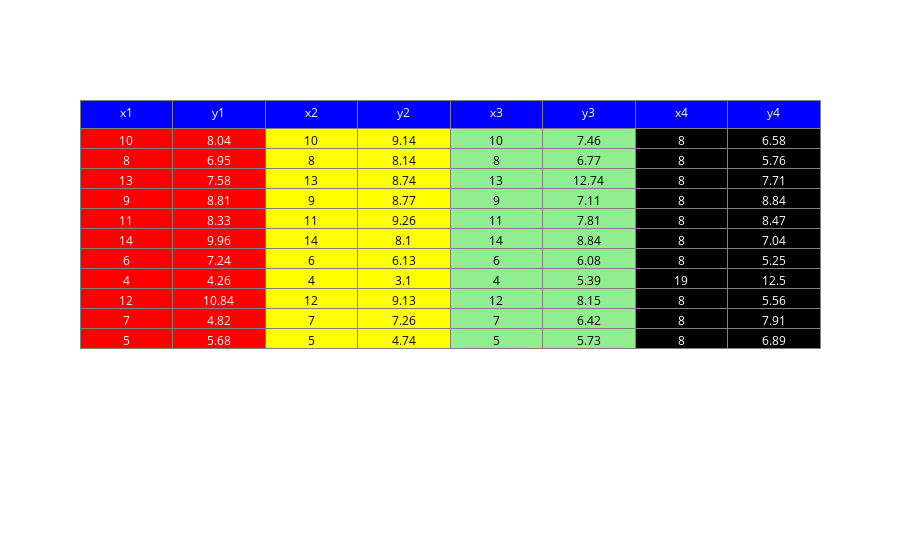

Notebook cell for this chart:
### Markdown cell above
However, the table above is looks too plain and can be made much more interesting looking. Now, it is obvious to us that the the quartets are x1/y1, x2/y2... Let's make it better looking by coloring the columns.

### Code cell
# reference: https://plot.ly/python/table/

trace = go.Table(
    header=dict(values=list(df.columns),
                fill = dict(color='blue'),
                align = ['center'],
                font = dict(color = 'white')
               ),

    cells=dict(values=[df.x1, df.y1,
                       df.x2, df.y2,
                       df.x3, df.y3,
                       df.x4, df.y4],
               fill = dict(color=['red', 'red', 'yellow', 'yellow', 'lightgreen', 'lightgreen', 'black', 'black']),
               align = ['center'],
               font = dict(color=['white', 'white', 'black', 'black', 'black', 'black', 'white', 'white'])
              )
               )

data = [trace] 
iplot(data)

### Figure 1 — Plotly figure (JSON) as saved in the notebook; plotly's stock layout.template omitted (floating-point values rounded to 4 significant figures)
{"data": [{"cells": {"align": ["center"], "fill": {"color": ["red", "red", "yellow", "yellow", "lightgreen", "lightgreen", "black", "black"]}, "font": {"color": ["white", "white", "black", "black", "black", "black", "white", "white"]}, "values": [[10, 8, 13, 9, 11, 14, 6, 4, 12, 7, 5], [8.04, 6.95, 7.58, 8.81, 8.33, 9.96, 7.24, 4.26, 10.84, 4.82, 5.68], [10, 8, 13, 9, 11, 14, 6, 4, 12, 7, 5], [9.14, 8.14, 8.74, 8.77, 9.26, 8.1, 6.13, 3.1, 9.13, 7.26, 4.74], [10, 8, 13, 9, 11, 14, 6, 4, 12, 7, 5], [7.46, 6.77, 12.74, 7.11, 7.81, 8.84, 6.08, 5.39, 8.15, 6.42, 5.73], [8, 8, 8, 8, 8, 8, 8, 19, 8, 8, 8], [6.58, 5.76, 7.71, 8.84, 8.47, 7.04, 5.25, 12.5, 5.56, 7.91, 6.89]]}, "header": {"align": ["center"], "fill": {"color": "blue"}, "font": {"color": "white"}, "values": ["x1", "y1", "x2", "y2", "x3", "y3", "x4", "y4"]}, "type": "table", "uid": "f6d77422-f491-42b4-8b18-6b11916ca5db"}], "layout": {}}
